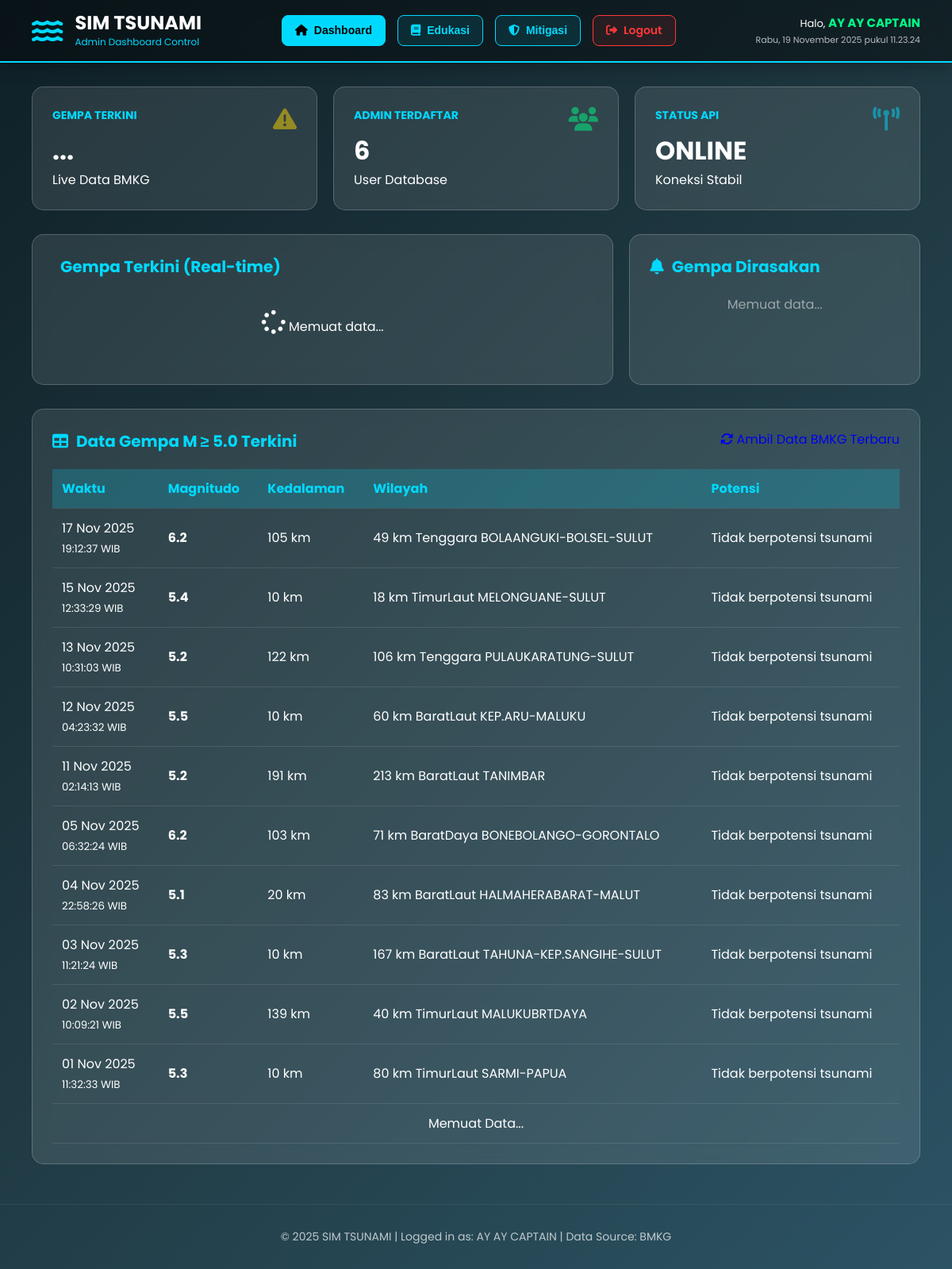
Page /home.php (signed in) on the committed database.
### tables this page shows
CREATE TABLE `data_gempa` (
  `id` int(11) NOT NULL,
  `tanggal_jam` datetime NOT NULL,
  `tanggal_text` varchar(50) DEFAULT NULL,
  `jam_text` varchar(50) DEFAULT NULL,
  `magnitude` varchar(10) DEFAULT NULL,
  `kedalaman` varchar(50) DEFAULT NULL,
  `wilayah` text DEFAULT NULL,
  `lintang` varchar(50) DEFAULT NULL,
  `bujur` varchar(50) DEFAULT NULL,
  `potensi` text DEFAULT NULL,
  `dirasakan` text DEFAULT NULL,
  `shakemap` varchar(255) DEFAULT NULL,
  `created_at` timestamp NOT NULL DEFAULT current_timestamp()
);

### home.php (the view, shortened to what this page needs)
<?php
include 'koneksi.php';
$nama_lengkap   = $_SESSION['nama_lengkap'];
$query_count = mysqli_query($conn, "SELECT COUNT(*) as total FROM admins");
$data_count  = mysqli_fetch_assoc($query_count);
$total_admin = $data_count['total'];
?>
<!DOCTYPE html>
<html lang="id">
<head>
    <link href="https://cdnjs.cloudflare.com/ajax/libs/font-awesome/6.4.0/css/all.min.css" rel="stylesheet">
</head>
<body>
    <div class="header">
        <div class="header-content">
            <div class="logo">
                <i class="fas fa-water"></i>
                <div>
                    <h1>SIM TSUNAMI</h1>
                    <p>Admin Dashboard Control</p>
                </div>
            </div>
            <div class="nav-menu">
                <button class="nav-btn active" onclick="switchPage('dashboard')">
                    <i class="fas fa-home"></i> Dashboard
                </button>
                <button class="nav-btn" onclick="switchPage('education')">
                    <i class="fas fa-book"></i> Edukasi
                </button>
                <button class="nav-btn" onclick="switchPage('mitigation')">
                    <i class="fas fa-shield-alt"></i> Mitigasi
                </button>
                <a href="logout.php" class="nav-btn btn-logout">
                    <i class="fas fa-sign-out-alt"></i> Logout
                </a>
            </div>
            <div class="user-profile">
                <div style="margin-bottom: 2px;">Halo, <strong><?php echo htmlspecialchars($nama_lengkap); ?></strong></div>
                <div style="font-size: 11px; opacity: 0.7;" id="datetime"></div>
            </div>
        </div>
    </div>
    <div class="container">
        <div id="dashboard-page" class="page-section active">
            <div class="stats-grid">
                <div class="stat-card">
                    <i class="fas fa-exclamation-triangle" style="color: #ffd500;"></i>
                    <h3>Gempa Terkini</h3>
                    <div class="value" id="total-gempa">...</div>
                    <div class="change">Live Data BMKG</div>
                </div>
                <div class="stat-card">
                    <i class="fas fa-users" style="color: #00ff88;"></i>
                    <h3>Admin Terdaftar</h3>
                    <div class="value"><?php echo $total_admin; ?></div>
                    <div class="change">User Database</div>
                </div>
                <div class="stat-card">
                    <i class="fas fa-broadcast-tower" style="color: #00d9ff;"></i>
                    <h3>Status API</h3>
                    <div class="value" id="api-status">ONLINE</div>
                    <div class="change">Koneksi Stabil</div>
                </div>
            </div>
            <div class="main-grid">
                <div class="panel">
                    <h2><i class="fas fa-earthquake"></i> Gempa Terkini (Real-time)</h2>
                    <div id="latest-earthquake" style="text-align: center; padding: 20px;">
                        <i class="fas fa-spinner fa-spin" style="font-size: 30px;"></i> Memuat data...
                    </div>
                </div>
                <div class="panel">
                    <h2><i class="fas fa-bell"></i> Gempa Dirasakan</h2>
                    <div id="felt-earthquakes" style="max-height: 400px; overflow-y: auto;">
                        <p style="opacity: 0.5; text-align: center;">Memuat data...</p>
                    </div>
                </div>
            </div>
            <div class="panel">
                <h2><i class="fas fa-table"></i> Data Gempa M ≥ 5.0 Terkini</h2>
                <a href="sync_gempa.php" class="btn" style="float: right; margin-top: -50px; text-decoration:none;">
                    <i class="fas fa-sync-alt"></i> Ambil Data BMKG Terbaru
                </a>
                <div class="data-table">
                    <table>
                        <thead>
                            <tr>
                                <th>Waktu</th>
                                <th>Magnitudo</th>
                                <th>Kedalaman</th>
                                <th>Wilayah</th>
                                <th>Potensi</th>
                            </tr>
                        </thead>
                        <tbody id="earthquake-data">
                            <?php
                            $query_gempa = mysqli_query($conn, "SELECT * FROM data_gempa ORDER BY tanggal_jam DESC LIMIT 10");
                            if (mysqli_num_rows($query_gempa) > 0) {
                                while ($row = mysqli_fetch_assoc($query_gempa)) {
                                    echo "<tr>";
                                    echo "<td>" . $row['tanggal_text'] . "<br><small>" . $row['jam_text'] . "</small></td>";
                                    echo "<td><strong>" . $row['magnitude'] . "</strong></td>";
                                    echo "<td>" . $row['kedalaman'] . "</td>";
                                    echo "<td>" . $row['wilayah'] . "</td>";
                                    echo "<td>" . $row['potensi'] . "</td>";
                                    echo "</tr>";
                                }
                            } else {
                                echo "<tr><td colspan='5' style='text-align:center; padding:20px;'>Belum ada data. Silakan klik tombol 'Ambil Data BMKG Terbaru'.</td></tr>";
                            }
                            ?>
                        </tbody>
                        <tr>
                            <td colspan="5" style="text-align:center">Memuat Data...</td>
                        </tr>
                    </table>
                </div>
            </div>
        </div>
    </div>
    <div class="footer">
        <p>&copy; 2025 SIM TSUNAMI | Logged in as: <?php echo $nama_lengkap; ?> | Data Source: BMKG</p>
    </div>
</body>
</html>

### home.php (style rules this page uses)
* { margin: 0; padding: 0; box-sizing: border-box; }
body { font-family: 'Poppins', sans-serif; background: linear-gradient(135deg, #0f2027 0%, #203a43 50%, #2c5364 100%); color: #fff; min-height: 100vh; }
.header { background: rgba(0, 0, 0, 0.4); backdrop-filter: blur(10px); padding: 15px 40px; box-shadow: 0 4px 20px rgba(0, 0, 0, 0.3); border-bottom: 2px solid #00d9ff; position: sticky; top: 0; z-index: 1000; }
.header-content { display: flex; justify-content: space-between; align-items: center; max-width: 1400px; margin: 0 auto; }
.logo { display: flex; align-items: center; gap: 15px; }
.logo i { font-size: 35px; color: #00d9ff; animation: wave 2s ease-in-out infinite; }
.logo h1 { font-size: 24px; font-weight: 700; line-height: 1.2; }
.logo p { font-size: 12px; color: #00d9ff; margin-top: 0; }
.nav-menu { display: flex; gap: 15px; }
.nav-btn { background: rgba(0, 217, 255, 0.1); color: #00d9ff; border: 1px solid #00d9ff; padding: 8px 16px; border-radius: 8px; cursor: pointer; transition: all 0.3s; font-weight: 600; font-size: 14px; text-decoration: none; display: flex; align-items: center; gap: 8px; }
.nav-btn:hover, .nav-btn.active { background: #00d9ff; color: #000; }
.btn-logout { border-color: #ff3838; color: #ff3838; background: rgba(255, 56, 56, 0.1); }
.user-profile { text-align: right; font-size: 13px; }
.user-profile strong { color: #00ff88; font-size: 15px; }
.container { max-width: 1400px; margin: 30px auto; padding: 0 40px; }
.page-section { display: none; animation: fadeIn 0.5s ease; }
.page-section.active { display: block; }
.stats-grid { display: grid; grid-template-columns: repeat(auto-fit, minmax(250px, 1fr)); gap: 20px; margin-bottom: 30px; }
.stat-card { background: rgba(255, 255, 255, 0.1); backdrop-filter: blur(10px); padding: 25px; border-radius: 15px; border: 1px solid rgba(255, 255, 255, 0.2); transition: transform 0.3s; }
.stat-card h3 { font-size: 14px; color: #00d9ff; text-transform: uppercase; margin-bottom: 10px; }
.stat-card .value { font-size: 32px; font-weight: 700; }
.stat-card i { font-size: 30px; float: right; opacity: 0.5; }
.main-grid { display: grid; grid-template-columns: 2fr 1fr; gap: 20px; margin-bottom: 30px; }
.panel { background: rgba(255, 255, 255, 0.1); backdrop-filter: blur(10px); padding: 25px; border-radius: 15px; border: 1px solid rgba(255, 255, 255, 0.2); }
.panel h2 { font-size: 20px; color: #00d9ff; margin-bottom: 20px; display: flex; align-items: center; gap: 10px; }
.data-table { width: 100%; overflow-x: auto; margin-top: 20px; }
.data-table table { width: 100%; border-collapse: collapse; }
.data-table th, .data-table td { padding: 12px; text-align: left; border-bottom: 1px solid rgba(255, 255, 255, 0.1); }
.data-table th { background: rgba(0, 217, 255, 0.2); color: #00d9ff; }
.footer { text-align: center; padding: 30px; opacity: 0.7; font-size: 14px; margin-top: 50px; border-top: 1px solid rgba(255, 255, 255, 0.1); }

### rows in the picture
data_gempa: tanggal_text "17 Nov 2025", jam_text "19:12:37 WIB", magnitude "6.2", kedalaman "105 km", wilayah "49 km Tenggara BOLAANGUKI-BOLSEL-SULUT", potensi "Tidak berpotensi tsunami"
data_gempa: tanggal_text "15 Nov 2025", jam_text "12:33:29 WIB", magnitude "5.4", kedalaman "10 km", wilayah "18 km TimurLaut MELONGUANE-SULUT", potensi "Tidak berpotensi tsunami"
data_gempa: tanggal_text "13 Nov 2025", jam_text "10:31:03 WIB", magnitude "5.2", kedalaman "122 km", wilayah "106 km Tenggara PULAUKARATUNG-SULUT", potensi "Tidak berpotensi tsunami"
data_gempa: tanggal_text "12 Nov 2025", jam_text "04:23:32 WIB", magnitude "5.5", kedalaman "10 km", wilayah "60 km BaratLaut KEP.ARU-MALUKU", potensi "Tidak berpotensi tsunami"
data_gempa: tanggal_text "11 Nov 2025", jam_text "02:14:13 WIB", magnitude "5.2", kedalaman "191 km", wilayah "213 km BaratLaut TANIMBAR", potensi "Tidak berpotensi tsunami"
data_gempa: tanggal_text "05 Nov 2025", jam_text "06:32:24 WIB", magnitude "6.2", kedalaman "103 km", wilayah "71 km BaratDaya BONEBOLANGO-GORONTALO", potensi "Tidak berpotensi tsunami"
data_gempa: tanggal_text "04 Nov 2025", jam_text "22:58:26 WIB", magnitude "5.1", kedalaman "20 km", wilayah "83 km BaratLaut HALMAHERABARAT-MALUT", potensi "Tidak berpotensi tsunami"
data_gempa: tanggal_text "03 Nov 2025", jam_text "11:21:24 WIB", magnitude "5.3", kedalaman "10 km", wilayah "167 km BaratLaut TAHUNA-KEP.SANGIHE-SULUT", potensi "Tidak berpotensi tsunami"
data_gempa: tanggal_text "02 Nov 2025", jam_text "10:09:21 WIB", magnitude "5.5", kedalaman "139 km", wilayah "40 km TimurLaut MALUKUBRTDAYA", potensi "Tidak berpotensi tsunami"
data_gempa: tanggal_text "01 Nov 2025", jam_text "11:32:33 WIB", magnitude "5.3", kedalaman "10 km", wilayah "80 km TimurLaut SARMI-PAPUA", potensi "Tidak berpotensi tsunami"

### other values in the picture
$nama_lengkap "AY AY CAPTAIN"
$total_admin "6"
